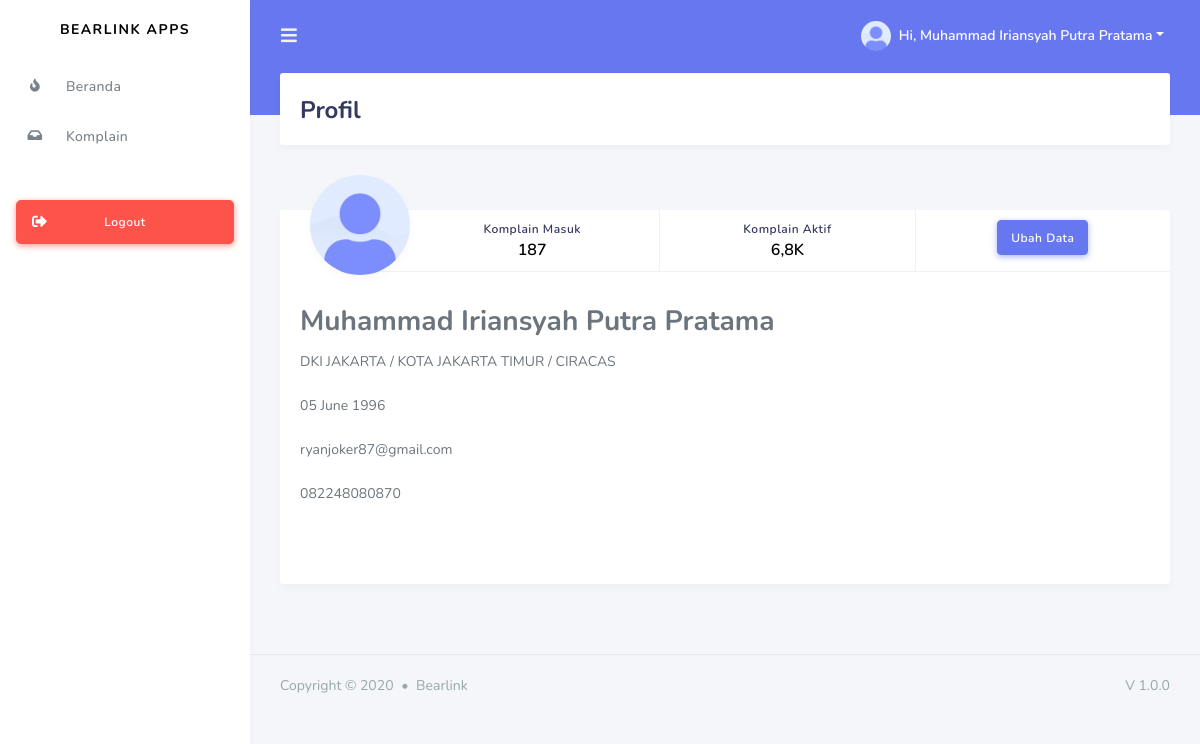
Page /index.php?page=profile (signed in) on the earlier database version.
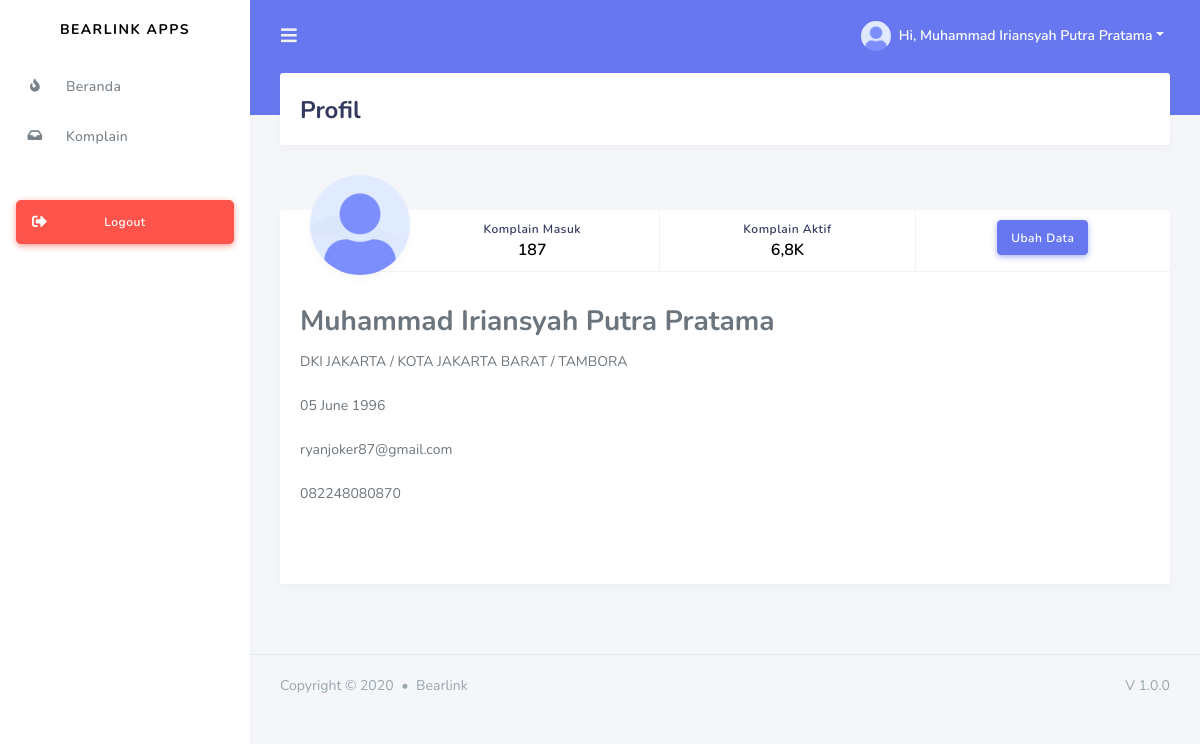
Same page on the later database version.
### tables this page shows
CREATE TABLE `technician` (
  `id` varchar(32) NOT NULL,
  `province_id` char(2) DEFAULT NULL,
  `regency_id` char(4) DEFAULT NULL,
  `district_id` char(7) DEFAULT NULL,
  `lead_technician_id` varchar(32) DEFAULT NULL,
  `full_name` varchar(50) NOT NULL,
  `email` varchar(191) NOT NULL,
  `password` varchar(80) NOT NULL,
  `handphone` varchar(12) DEFAULT NULL,
  `date_of_birth` date NOT NULL,
  `full_address` longtext NOT NULL,
  `status` enum('online','offline') DEFAULT NULL,
  `lat` decimal(10,8) DEFAULT NULL,
  `lng` decimal(11,8) DEFAULT NULL,
  `created_at` timestamp NULL DEFAULT NULL,
  `updated_at` timestamp NULL DEFAULT NULL,
  `deleted_at` timestamp NULL DEFAULT NULL
);

CREATE TABLE `provinces` (
  `id` char(2) NOT NULL,
  `name` varchar(255) NOT NULL,
  `created_at` timestamp NULL DEFAULT NULL,
  `updated_at` timestamp NULL DEFAULT NULL,
  `deleted_at` timestamp NULL DEFAULT NULL
);

CREATE TABLE `regencies` (
  `id` char(4) NOT NULL,
  `province_id` char(2) NOT NULL,
  `name` varchar(255) NOT NULL,
  `created_at` timestamp NULL DEFAULT NULL,
  `updated_at` timestamp NULL DEFAULT NULL,
  `deleted_at` timestamp NULL DEFAULT NULL
);

CREATE TABLE `districts` (
  `id` char(7) NOT NULL,
  `regency_id` char(4) NOT NULL,
  `name` varchar(255) NOT NULL,
  `created_at` timestamp NULL DEFAULT NULL,
  `updated_at` timestamp NULL DEFAULT NULL,
  `deleted_at` timestamp NULL DEFAULT NULL
);

### service.php (called while the page is built, shortened)
<?php
    $role = $_SESSION['role'];
    $email = $_SESSION['email'];
    switch($role){
        case 2:
            $sql = mysqli_query($conn, "SELECT * from technician WHERE email='$email'");
            $auth = mysqli_fetch_array($sql);
        break;
    }
    function getNameProvince($params) {
        include './lib/koneksi.php';
        $q = mysqli_query($conn, "SELECT * FROM provinces WHERE id='$params'");
        $data = mysqli_fetch_array($q);
        return $data['name'];
    }
    function getNameRegency($params) {
        include './lib/koneksi.php';
        $q = mysqli_query($conn, "SELECT * FROM regencies WHERE id='$params'");
        $data = mysqli_fetch_array($q);
        return $data['name'];
    }
    function getNameDistrict($params) {
        include './lib/koneksi.php';
        $q = mysqli_query($conn, "SELECT * FROM districts WHERE id='$params'");
        $data = mysqli_fetch_array($q);
        return $data['name'];
    }
?>

### page/technician/profile/profile.php (the view, shortened to what this page needs)
<div class="main-content">
    <section class="section">
        <div class="section-header">
            <h1>Profil</h1>
        </div>
        <div class="row">
            <div class="col-md-12">
                <div class="card profile-widget">
                    <div class="profile-widget-header">
                        <img alt="image" src="assets/img/avatar/avatar-1.png" class="rounded-circle profile-widget-picture">
                        <div class="profile-widget-items">
                            <div class="profile-widget-item">
                                <div class="profile-widget-item-label">Komplain Masuk</div>
                                <div class="profile-widget-item-value">187</div>
                            </div>
                            <div class="profile-widget-item">
                                <div class="profile-widget-item-label">Komplain Aktif</div>
                                <div class="profile-widget-item-value">6,8K</div>
                            </div>
                            <div class="profile-widget-item">
                                <button class="btn btn-primary">Ubah Data</button>
                            </div>
                            </div>
                        </div>
                        <div class="profile-widget-description">
                            <div class="profile-widget-name"><h3><?= $auth['full_name'] ?></h3></div>
                            <p><?= getNameProvince($auth['province_id']).' / '.getNameRegency($auth['regency_id']).' / '.getNameDistrict($auth['district_id']) ?></p>
                            <p><?= date('d F Y', strtotime($auth['date_of_birth'])) ?></p>
                            <p><?= $auth['email'] ?></p>
                            <p><?= $auth['handphone'] ?></p>
                        </div>
                        <div class="card-footer text-center">
                        </div>
                    </div>
                </div>
            </div>
        </div>
</div>
<footer class="main-footer">
    <div class="footer-left">
        Copyright &copy; 2020 <div class="bullet"></div> Bearlink
    </div>
    <div class="footer-right">
        V 1.0.0
    </div>
</footer>
</div>

### index.php (shortened to what this page needs)
<?php
   if (!empty($_SESSION['role']) && !empty($_SESSION['iduser']) && !empty($_SESSION['email']) && !empty($_SESSION['password']))
   {
      include "lib/koneksi.php";
?>
<!DOCTYPE html>
<html lang="en">
<head>
  <link rel="stylesheet" href="https://stackpath.bootstrapcdn.com/bootstrap/4.3.1/css/bootstrap.min.css">
  <link rel="stylesheet" href="https://use.fontawesome.com/releases/v5.7.2/css/all.css">
  <link rel="stylesheet" href="node_modules/bootstrap-daterangepicker/daterangepicker.css">
  <link rel="stylesheet" href="node_modules/select2/dist/css/select2.min.css">
  <link rel="stylesheet" href="node_modules/datatables.net-bs4/css/dataTables.bootstrap4.css">
  <link rel="stylesheet" type="text/css" href="https://cdn.datatables.net/1.10.18/css/dataTables.bootstrap4.min.css"/>
  <link rel="stylesheet" href="assets/css/style.css">
  <link rel="stylesheet" href="assets/css/components.css">
</head>
<body>
  <div id="app">
    <div class="main-wrapper">
      <?php
        include "service.php";
        include "header.php";
        include "sidebar.php";
        include "content.php";
      ?>
</body>
</html>
<?php
} ?>

### header.php (shortened to what this page needs)
<div class="navbar-bg"></div>
<nav class="navbar navbar-expand-lg main-navbar">
<form class="form-inline mr-auto">
    <ul class="navbar-nav mr-3">
    <li><a href="#" data-toggle="sidebar" class="nav-link nav-link-lg"><i class="fas fa-bars"></i></a></li>
    </ul>
</form>
<ul class="navbar-nav navbar-right">
    <li class="dropdown"><a href="#" data-toggle="dropdown" class="nav-link dropdown-toggle nav-link-lg nav-link-user">
    <img alt="image" src="assets/img/avatar/avatar-1.png" class="rounded-circle mr-1">
    <div class="d-sm-none d-lg-inline-block">Hi, <?= $auth['full_name'] ?></div></a>
    </li>
</ul>
</nav>

### sidebar.php (shortened to what this page needs)
<div class="main-sidebar">
  <aside id="sidebar-wrapper">
    <div class="sidebar-brand">
      <a href="index.php">Bearlink Apps</a>
    </div>
    <ul class="sidebar-menu">
      <li><a class="nav-link" href="?page=beranda"><i class="fas fa-fire"></i> <span>Beranda</span></a></li>
      <?php if ($_SESSION['role'] == 2 || $_SESSION['role'] == 3 || $_SESSION['role'] == 4) { ?>
      <li><a class="nav-link" href="?page=complaint"><i class="fas fa-inbox"></i> <span>Komplain</span></a></li>
      <?php } ?>
    </ul>
    <div class="mt-4 mb-4 p-3 hide-sidebar-mini">
      <a href="?page=logout" class="btn btn-danger btn-lg btn-block btn-icon-split">
        <i class="fas fa-sign-out-alt"></i> Logout
      </a>
    </div>
  </aside>
</div>

### content.php (shortened to what this page needs)
<?php
  switch($_SESSION['role']){
    case 2:
      if (isset($_GET['page'])) $page=$_GET['page'];
      else $page="beranda";
      if ($page == "beranda") include("page/technician/beranda.php");
      elseif ($page == "profile")                      include("page/technician/profile/profile.php");
      elseif ($page == "complaint")                    include("page/technician/complaint/complaint.php");
      elseif ($page == "complaintdone")                include("page/technician/complaint/complaintdone.php");
      elseif ($page == "logout") include("page/logout.php");
    break;
  }
?>

Differences in the rows shown:
changed technician "Muhammad Iriansyah Putra Pratama": regency.name "KOTA JAKARTA TIMUR" → "KOTA JAKARTA BARAT"; district.name "CIRACAS" → "TAMBORA"
